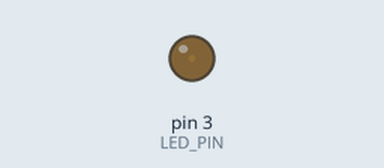
Bench run of a sketch on a simulated Arduino Uno, built with avr-gcc and run on an emulated ATmega328P. Shown: output pins drawn as LEDs (lit = HIGH).

Above: at 0.05 s.
At 1.55 s:
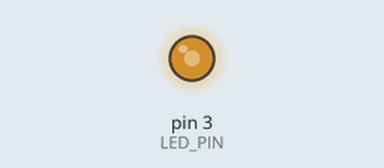
At 2.8 s:
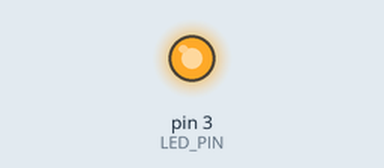
At 5.55 s:
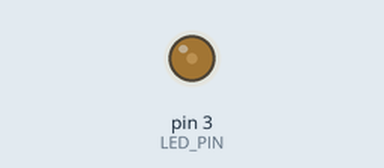
Timing chart, 0 to 9.3 s (numbered marks = the images above):
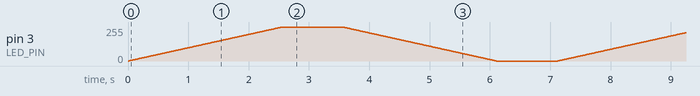

The sketch:

Basic-PWM-led-transistorNpn.ino
```cpp
/********************************************************/
/*
 * EJEMPLO DE PWM PARA CONTROLAR LEDS
 * Y EVENTUALMENTE OTRAS CARGAS MEDIANTE
 * UN TRANSISTOR NPN
 */
 /*******************************************************/

const int LED_PIN = 3; //Elegimos un pin con PWM

int delayTime = 1000; //tiempo de delay en milisegundos
int loopTime = 10;

void setup() {
  //Seteamos pin
  pinMode(LED_PIN, OUTPUT);
}

void loop() {
  efectoSubida();
  efectoBajada();
}

///////////////////////////////////////////////////////////
void efectoSubida() {
  for (int counter = 0; counter < 255; counter++) {
    analogWrite(LED_PIN, counter);
    delay(loopTime);
  }
  delay(delayTime);
}

void efectoBajada() {
  for (int counter = 255; counter >= 0; counter--) {
    analogWrite(LED_PIN, counter);
    delay(loopTime);
  }
  delay(delayTime);
}
```
